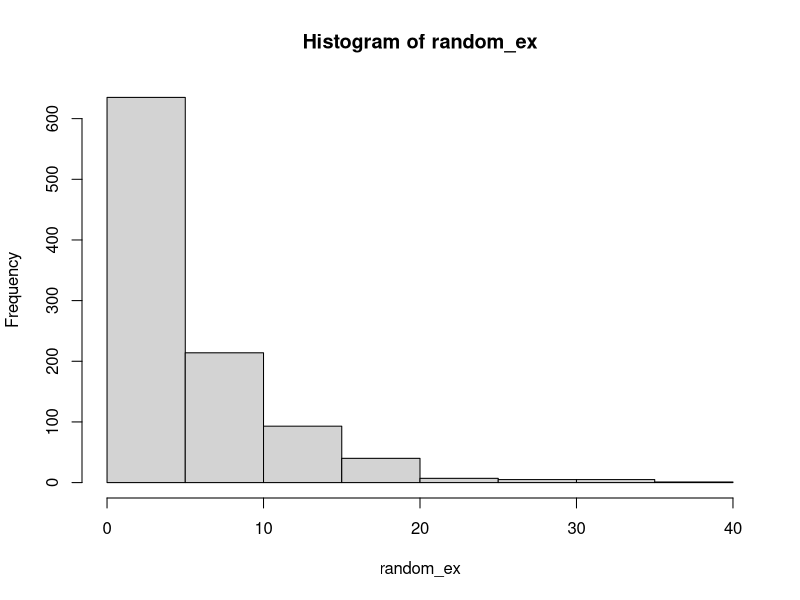
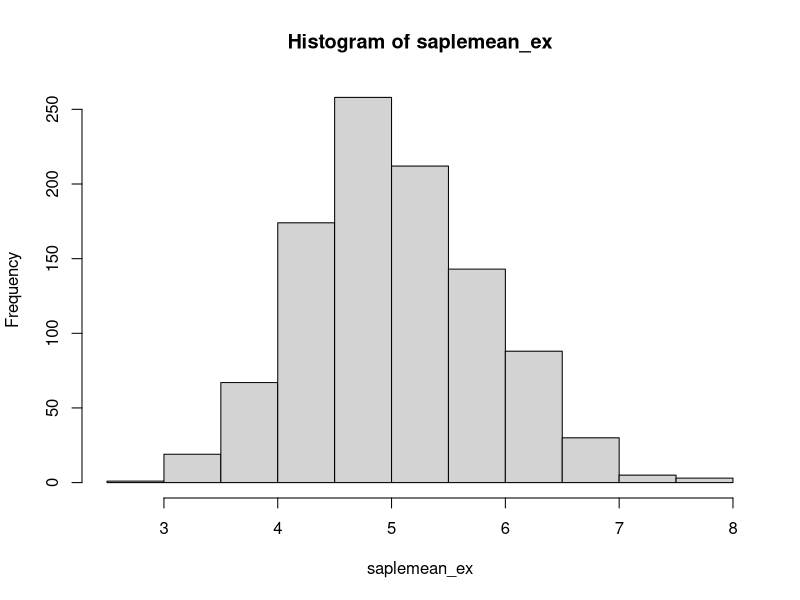

The R source for these figures, in order:
#mns = NULL
#for (i in 1 : 1000) mns = c(mns, mean(runif(40)))
#hist(mns)
#var(mns)
#ar(runif(1000))


l = 0.2
random_ex <- rexp(1000, l);
hist(random_ex);

saplemean_ex = NULL
for (i in 1 : 1000) saplemean_ex = c(saplemean_ex, mean(rexp(40,l)))

hist(saplemean_ex);

print(paste('random_ex mean:', mean(random_ex)));
print(paste('random_ex variance:', sd(random_ex)));

print(paste('saplemean_ex mean:', mean(saplemean_ex)));
print(paste('saplemean_ex variance:', sd(saplemean_ex)));
